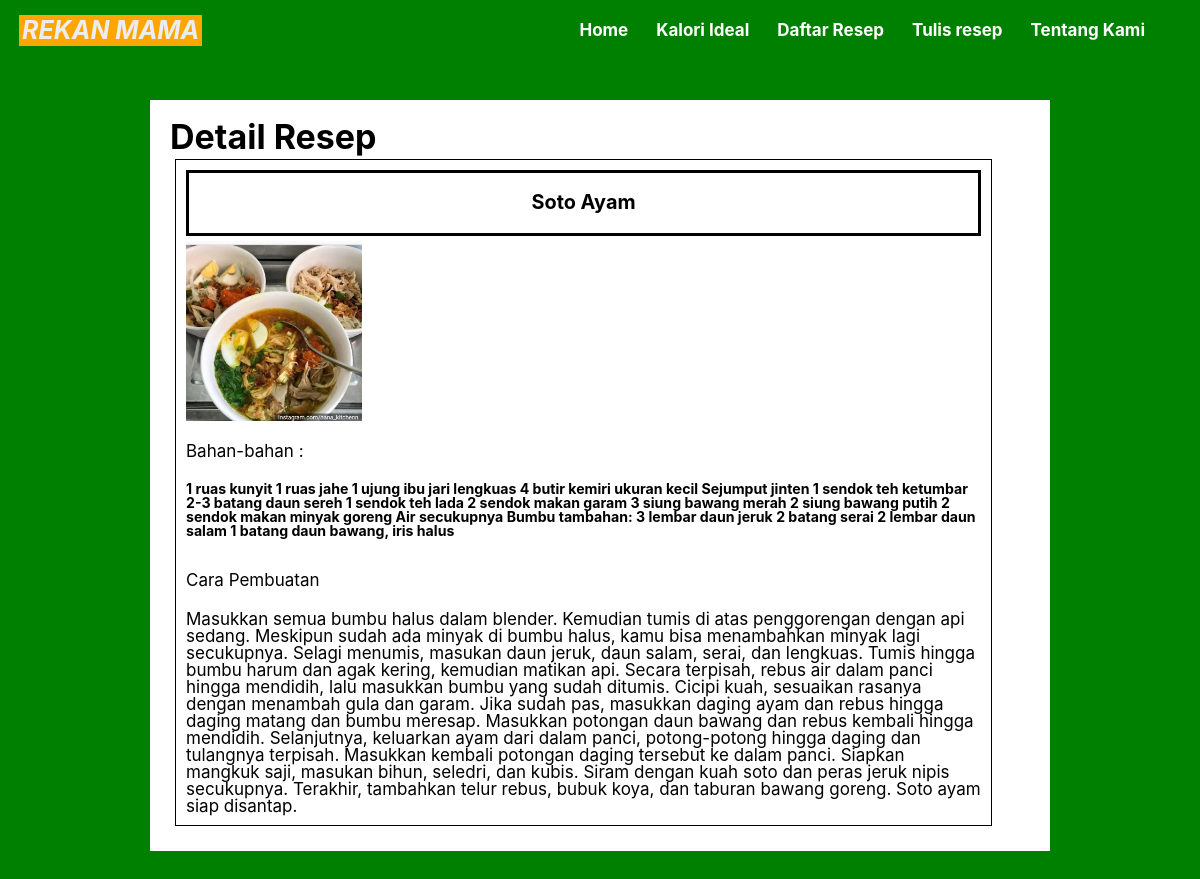
/detailResep.php?ida=25, run on the app's committed database.
### tables this page shows
CREATE TABLE `uts_resep` (
  `id_resep` int(11) NOT NULL,
  `nama` varchar(50) NOT NULL,
  `nama_resep` varchar(50) NOT NULL,
  `bahan` text NOT NULL,
  `cara` text NOT NULL,
  `foto` varchar(100) NOT NULL
);

### detailresep.php (the view, shortened to what this page needs)
<!DOCTYPE html>
<?php
include "koneksi.php";
$id = $_GET['ida'];
$sql = "SELECT * FROM uts_resep WHERE id_resep='$id'";
$result = mysqli_query($conn, $sql);
?>
<head>
    <link rel="stylesheet" href="assets/style.css">
</head>
<body>
    <?php include "header.php"; ?>
    <div class="d-resep">
        <div class="resepd">
            <h1>Detail Resep</h1>
            <?php
            $resep = mysqli_fetch_array($result)
            ?>
            <tr>
                <div class="list-dresep">
                    <h3 class=""><?= $resep['nama_resep'] ?></h3>
                    <img src="gambar/<?= $resep['foto'] ?>" alt="resep">
                    <p>Bahan-bahan :</p>
                    <h5><?= $resep['bahan']  ?></h5><br>
                    <p>Cara Pembuatan</p>
                    <?= $resep['cara']  ?>
                </div>
            </tr>
        </div>
    </div>
</body>
</html>

### assets/style.css (style rules this page uses)
body { background-color: green; font-family: -apple-system, BlinkMacSystemFont, "Segoe UI", Roboto, "Helvetica Neue", Arial, "Noto Sans", sans-serif, "Apple Color Emoji", "Segoe UI Emoji", "Segoe UI Symbol", "Noto Color Emoji"; font-size: 17px; line-height: 1; }
* { box-sizing: border-box; margin: 0; padding: 0; }
.d-resep { display: flex; flex-direction: column; z-index: -5; flex-direction: column; align-items: center; padding: 100px; }
.resepd { width: 90%; background-color: white; padding: 20px; overflow: hidden; }
.list-dresep { border: 1px solid black; padding: 10px; float: left; width: 95%; margin: 5px; transition: 0.3s ease; }
.list-dresep h3 { line-height: 3; border: 3px solid black; text-align: center; margin-bottom: 5px; }
.list-dresep p { line-height: 3; margin-bottom: 5px; }
.list-dresep img { height: 180px; display: block; margin-bottom: 5px; }

### data on the page
uts_resep: nama_resep "Soto Ayam", foto (picture), bahan "1 ruas kunyit 1 ruas jahe 1 ujung ibu jari lengkuas 4 butir kemiri ukuran kecil Sejumput jinten 1 sendok teh ketumbar 2-3 batang daun sereh 1 sendok teh lada 2 sendok makan garam 3 siung bawang merah 2 siung bawang putih 2 sendok makan minyak goreng Air secukupnya Bumbu tambahan: 3 lembar daun jeruk 2 batang serai 2 lembar daun salam 1 batang daun bawang, iris halus", cara "Masukkan semua bumbu halus dalam blender. Kemudian tumis di atas penggorengan dengan api sedang. Meskipun sudah ada minyak di bumbu halus, kamu bisa menambahkan minyak lagi secukupnya. Selagi menumis, masukan daun jeruk, daun salam, serai, dan lengkuas. Tumis hingga bumbu harum dan agak kering, kemudian matikan api. Secara terpisah, rebus air dalam panci hingga mendidih, lalu masukkan bumbu yang sudah ditumis. Cicipi kuah, sesuaikan rasanya dengan menambah gula dan garam. Jika sudah pas, masukkan daging ayam dan rebus hingga daging matang dan bumbu meresap. Masukkan potongan daun bawang dan rebus kembali hingga mendidih. Selanjutnya, keluarkan ayam dari dalam panci, potong-potong hingga…"
